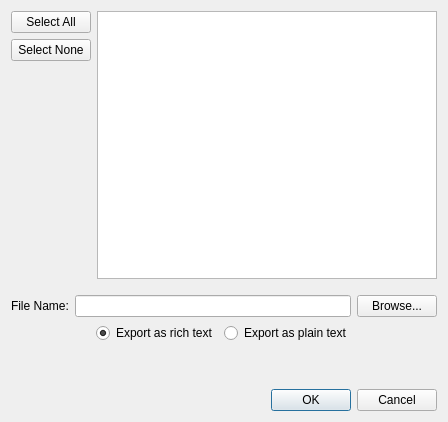
<?xml version="1.0" encoding="UTF-8"?>
<ui version="4.0">
 <class>CExportDlg</class>
 <widget class="QDialog" name="CExportDlg">
  <property name="geometry">
   <rect>
    <x>0</x>
    <y>0</y>
    <width>448</width>
    <height>422</height>
   </rect>
  </property>
  <property name="windowTitle">
   <string>Export</string>
  </property>
  <layout class="QVBoxLayout" name="verticalLayout_2">
   <item>
    <layout class="QHBoxLayout" name="horizontalLayout">
     <item>
      <layout class="QVBoxLayout" name="verticalLayout">
       <item>
        <widget class="QPushButton" name="allButton">
         <property name="text">
          <string>Select All</string>
         </property>
        </widget>
       </item>
       <item>
        <widget class="QPushButton" name="noneButton">
         <property name="text">
          <string>Select None</string>
         </property>
        </widget>
       </item>
       <item>
        <spacer name="verticalSpacer">
         <property name="orientation">
          <enum>Qt::Vertical</enum>
         </property>
         <property name="sizeHint" stdset="0">
          <size>
           <width>20</width>
           <height>40</height>
          </size>
         </property>
        </spacer>
       </item>
      </layout>
     </item>
     <item>
      <widget class="QListWidget" name="pageListWidget"/>
     </item>
    </layout>
   </item>
   <item>
    <spacer name="verticalSpacer_3">
     <property name="orientation">
      <enum>Qt::Vertical</enum>
     </property>
     <property name="sizeType">
      <enum>QSizePolicy::Fixed</enum>
     </property>
     <property name="sizeHint" stdset="0">
      <size>
       <width>20</width>
       <height>10</height>
      </size>
     </property>
    </spacer>
   </item>
   <item>
    <layout class="QHBoxLayout" name="horizontalLayout_2">
     <item>
      <widget class="QLabel" name="label">
       <property name="text">
        <string>File Name:</string>
       </property>
      </widget>
     </item>
     <item>
      <widget class="QLineEdit" name="pathEdit"/>
     </item>
     <item>
      <widget class="QPushButton" name="browseButton">
       <property name="text">
        <string>Browse...</string>
       </property>
      </widget>
     </item>
    </layout>
   </item>
   <item>
    <layout class="QHBoxLayout" name="horizontalLayout_3">
     <item>
      <spacer name="horizontalSpacer_2">
       <property name="orientation">
        <enum>Qt::Horizontal</enum>
       </property>
       <property name="sizeHint" stdset="0">
        <size>
         <width>40</width>
         <height>20</height>
        </size>
       </property>
      </spacer>
     </item>
     <item>
      <widget class="QRadioButton" name="richTextRadioButton">
       <property name="text">
        <string>Export as rich text</string>
       </property>
       <property name="checked">
        <bool>true</bool>
       </property>
      </widget>
     </item>
     <item>
      <widget class="QRadioButton" name="plainTextRadioButton">
       <property name="text">
        <string>Export as plain text</string>
       </property>
      </widget>
     </item>
     <item>
      <spacer name="horizontalSpacer">
       <property name="orientation">
        <enum>Qt::Horizontal</enum>
       </property>
       <property name="sizeHint" stdset="0">
        <size>
         <width>40</width>
         <height>20</height>
        </size>
       </property>
      </spacer>
     </item>
    </layout>
   </item>
   <item>
    <spacer name="verticalSpacer_2">
     <property name="orientation">
      <enum>Qt::Vertical</enum>
     </property>
     <property name="sizeType">
      <enum>QSizePolicy::Fixed</enum>
     </property>
     <property name="sizeHint" stdset="0">
      <size>
       <width>20</width>
       <height>40</height>
      </size>
     </property>
    </spacer>
   </item>
   <item>
    <widget class="QDialogButtonBox" name="buttonBox">
     <property name="standardButtons">
      <set>QDialogButtonBox::Cancel|QDialogButtonBox::Ok</set>
     </property>
    </widget>
   </item>
  </layout>
 </widget>
 <layoutdefault spacing="6" margin="11"/>
 <resources/>
 <connections>
  <connection>
   <sender>buttonBox</sender>
   <signal>rejected()</signal>
   <receiver>CExportDlg</receiver>
   <slot>reject()</slot>
   <hints>
    <hint type="sourcelabel">
     <x>223</x>
     <y>401</y>
    </hint>
    <hint type="destinationlabel">
     <x>223</x>
     <y>210</y>
    </hint>
   </hints>
  </connection>
  <connection>
   <sender>buttonBox</sender>
   <signal>accepted()</signal>
   <receiver>CExportDlg</receiver>
   <slot>accept()</slot>
   <hints>
    <hint type="sourcelabel">
     <x>223</x>
     <y>401</y>
    </hint>
    <hint type="destinationlabel">
     <x>223</x>
     <y>210</y>
    </hint>
   </hints>
  </connection>
 </connections>
</ui>
